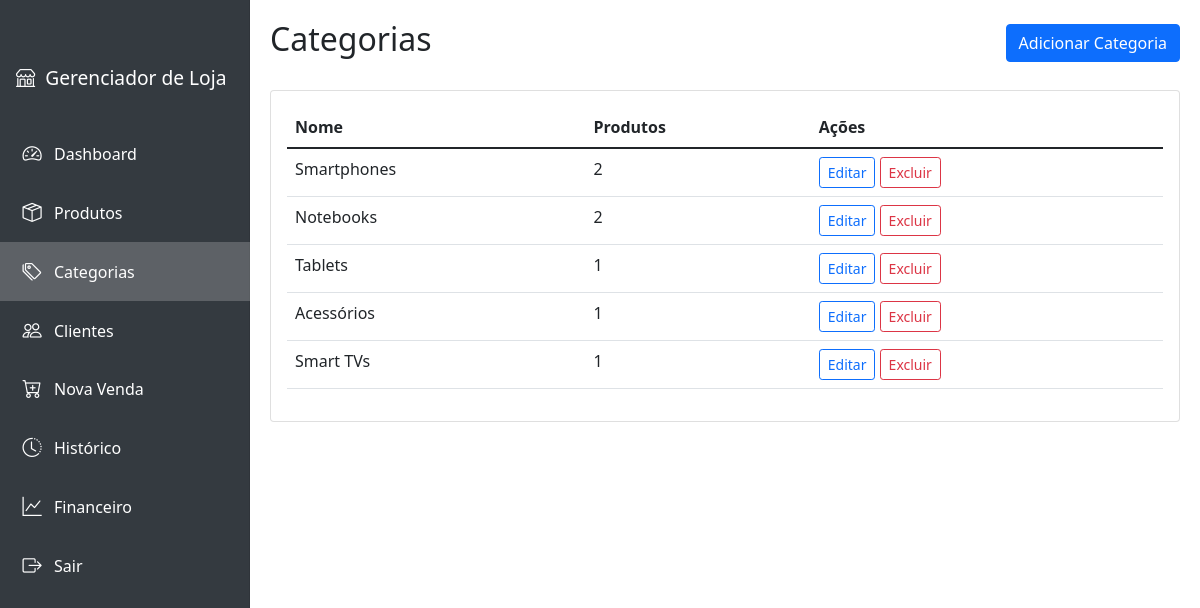
The app's page /categories/categories (signed in) with its own data.
### app/models.py (models this page shows)
class Category(db.Model):
    id = db.Column(db.Integer, primary_key=True)
    name = db.Column(db.String(64), unique=True, nullable=False)
    products = db.relationship('Product', backref='category', lazy=True)

### app/routes.py (the view)
@categories.route('/categories')
@login_required
def category_list():
    categories = Category.query.all()
    return render_template('categories/list.html', categories=categories)

### app/models.py (called while the page is built)
@login_manager.user_loader
def load_user(user_id):
    return User.query.get(int(user_id))

### app/templates/categories/list.html (shortened to what this page needs)
{% extends "base.html" %}
{% block content %}
<div class="d-flex justify-content-between align-items-center mb-4">
    <h2>Categorias</h2>
    <a href="{{ url_for('categories.add_category') }}" class="btn btn-primary">Adicionar Categoria</a>
</div>
<div class="card">
    <div class="card-body">
        {% if categories %}
        <table class="table">
            <thead>
                <tr>
                    <th>Nome</th>
                    <th>Produtos</th>
                    <th>Ações</th>
                </tr>
            </thead>
            <tbody>
                {% for category in categories %}
                <tr>
                    <td>{{ category.name }}</td>
                    <td>{{ category.products|length }}</td>
                    <td>
                        <a href="{{ url_for('categories.edit_category', id=category.id) }}" class="btn btn-sm btn-outline-primary">Editar</a>
                        <form action="{{ url_for('categories.delete_category', id=category.id) }}" method="POST" class="d-inline">
                            <button type="submit" class="btn btn-sm btn-outline-danger" onclick="return confirm('Tem certeza que deseja excluir esta categoria?')">Excluir</button>
                        </form>
                    </td>
                </tr>
                {% endfor %}
            </tbody>
        </table>
        {% else %}
        <p>Nenhuma categoria encontrada.</p>
        {% endif %}
    </div>
</div>
{% endblock %}

### records on screen
Category: name "Smartphones", products|length "2"
Category: name "Notebooks", products|length "2"
Category: name "Tablets", products|length "1"
Category: name "Acessórios", products|length "1"
Category: name "Smart TVs", products|length "1"
